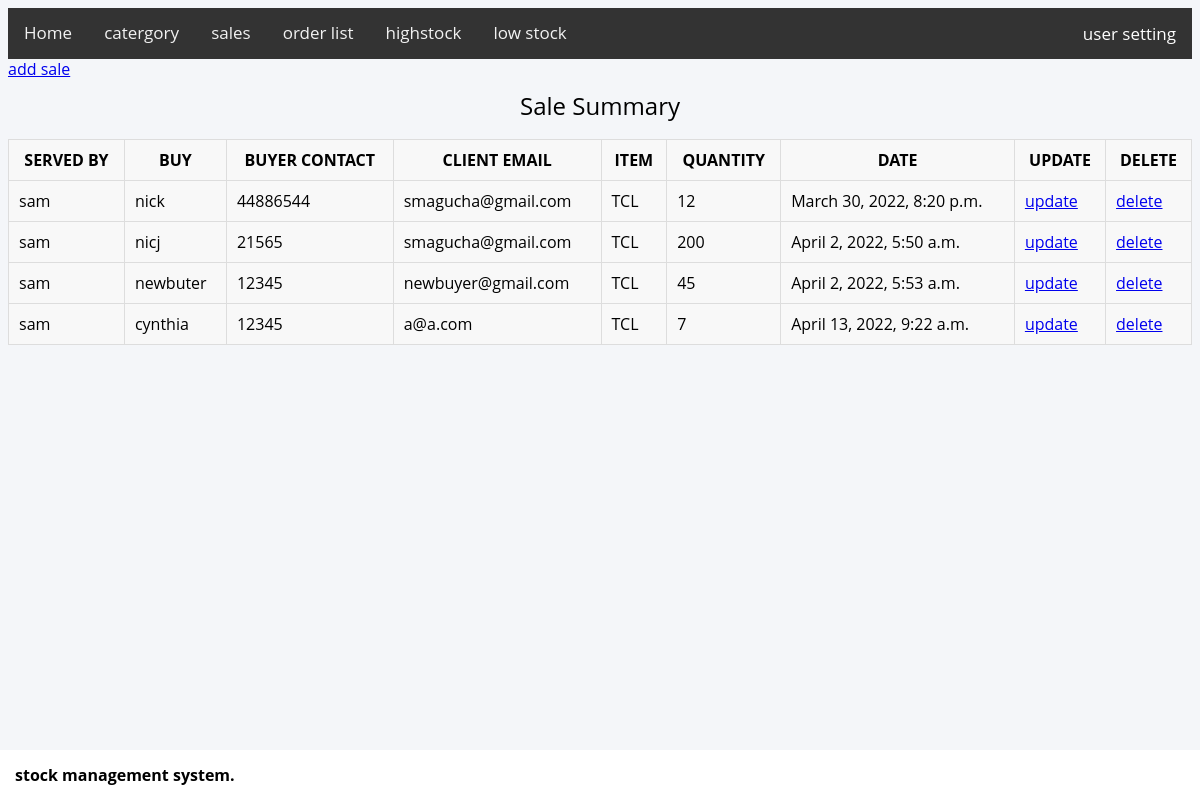
The page /sale/ (signed in) on the database its author committed.
### sale/models.py (models this page shows, shortened)
class Sale(models.Model):
    serverby = models.ForeignKey(User, on_delete=models.CASCADE)
    buyer = models.CharField(max_length=100)
    buyercontact = models.IntegerField()
    clientemail = models.EmailField()
    item = models.ForeignKey(Product, on_delete=models.CASCADE)
    quantity = models.PositiveIntegerField()
    date = models.DateTimeField(auto_now_add=True, auto_now=False)

### goodies/models.py (models this page shows)
class Product(models.Model):
    name = models.CharField(max_length=50)
    productcatergory = models.ForeignKey(Catergory, on_delete=models.CASCADE)
    weight = models.CharField(max_length=50)
    quantity = models.PositiveIntegerField()
    date_created = models.DateTimeField(auto_now_add=True, auto_now=False)
    last_update = models.DateTimeField(auto_now_add=False, auto_now=True)
    objects = models.Manager()
    quantify = QuantityManager()
    lessquantity = LessManager()
    def __str__(self):
        return self.name

### sale/views.py (the view)
# urls.py: path('', views.SaleList.as_view(), name='SaleList'),
class SaleList(LoginRequiredMixin, ListView):
    login_url = '/accounts/login/'
    model = Sale
    context_object_name = 'saledata'
    template_name = 'sale/salelist.html'

### sale/templates/sale/salelist.html (shortened to what this page needs)
{%extends 'goodies/base.html'%}
{%block content%}
<a href="{% url 'SaleCreate' %}">add sale</a>
<table border="2">
    <caption>Sale Summary</caption>
    <tr>
        <th scope="col" >
           served by
        </th>
        <th scope="col">
            buy
        </th>
        <th scope="col">
            buyer contact
        </th>
        <th scope="col">
            client email
        </th>
        <th scope="col">
            item
        </th>
        <th scope="col">
           quantity
        </th>
        <th scope="col">
            date
        </th>
        <th scope="col">
            update
        </th>
        <th scope="col">
            delete
        </th>
    </tr>
    {% for data in saledata %}
        <tr>
            <td data-label="serverby">
                 {{data.serverby}}
            </td>
            <td data-label="buyer">
                {{data.buyer}}
            </td>
            <td data-label="buyer contact">
                {{data.buyercontact}}
            </td>
            <td data-label="client email">
                {{data.clientemail}}
            </td>
            <td data-label="item">
                {{data.item}}
            </td>
            <td data-label="quantity">
                {{data.quantity}}
            </td>
            <td data-label="date">
                {{data.date}}
            </td>
            <td data-label="update">
                <a href="{% url 'SaleUpdate' data.id%}">update</a>
            </td>
            <td data-label="delete">
                <a href="{% url 'DeleteSale' data.id%}">delete</a>
            </td>
        </tr>
    {%endfor%}
</table>
{%endblock%}

### goodies/templates/goodies/base.html (shortened to what this page needs)
{% load static %}
<!DOCTYPE html>
<html lang="en">
<head>
	<link rel="stylesheet" href="{% static 'css/styling.css' %}">
</head>
<body>
 	<div>
	<div class="topnav" id="myTopnav">
	  <a href="{% url 'home' %}">
	  		Home
	  </a>
		<a href="{% url 'CategoryList' %}">
	  		catergory
	  </a>
	  <a href="{% url 'SaleList' %}">
				sales
		</a>
	  <a href="{% url 'OrderList' %}">
				order list
		</a>
		<a href="{% url 'highstock'%}">
				highstock
		</a>
		<a href="{% url 'less_stock'%}">
				low stock
		</a>
	  <div class="dropdown" >
	    <button class="dropbtn" >user setting
	    </button>
	  </div>
</div>
 		{%block content%}
 		{%endblock content%}
 	</div>
 	 <div class="main-footer">
    	<strong>stock management system.</strong>
  	</div>
</body>
</html>

### goodies/static/css/styling.css (style rules this page uses)
body { background: #f4f6f9; font-family: "Open Sans", sans-serif; line-height: 1.25; }
.topnav { overflow: hidden; background-color: #333; }
.topnav a { float: left; display: block; color: #f2f2f2; text-align: center; padding: 14px 16px; text-decoration: none; font-size: 17px; }
.dropdown { overflow: hidden; float:right; }
.dropdown .dropbtn { font-size: 17px; border: none; outline: none; color: white; padding: 14px 16px; background-color: inherit; font-family: inherit; margin: 0; }
.main-footer { position: fixed; left: 0; bottom: 0; width: 100%; background-color: white; color: black; padding: 15px; }
* { box-sizing: border-box; }
table { border: 1px solid #ccc; border-collapse: collapse; margin: 0; padding: 0; width: 100%; }
table caption { font-size: 1.5em; margin: .5em 0 .75em; }
table tr { background-color: #f8f8f8; border: 1px solid #ddd; padding: .35em; }
table th, table td { padding: .625em; }
table th { text-transform: uppercase; }

### rows shown on the page
Sale: serverby "sam", buyer "nick", buyercontact "44886544", clientemail "smagucha@gmail.com", item "TCL", quantity "12", date "March 30, 2022, 8:20 p.m."
Sale: serverby "sam", buyer "nicj", buyercontact "21565", clientemail "smagucha@gmail.com", item "TCL", quantity "200", date "April 2, 2022, 5:50 a.m."
Sale: serverby "sam", buyer "newbuter", buyercontact "12345", clientemail "newbuyer@gmail.com", item "TCL", quantity "45", date "April 2, 2022, 5:53 a.m."
Sale: serverby "sam", buyer "cynthia", buyercontact "12345", clientemail "a@a.com", item "TCL", quantity "7", date "April 13, 2022, 9:22 a.m."
